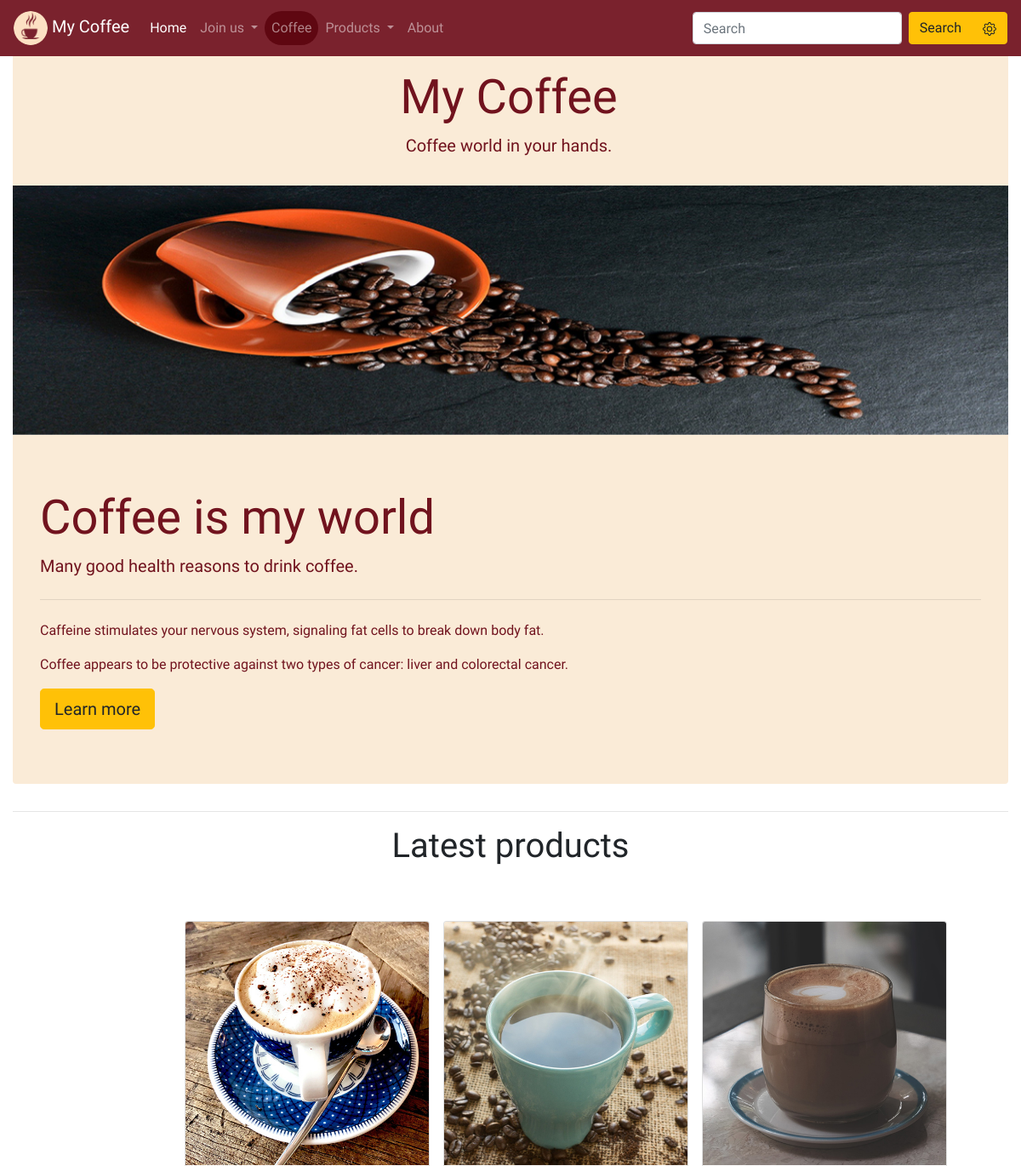
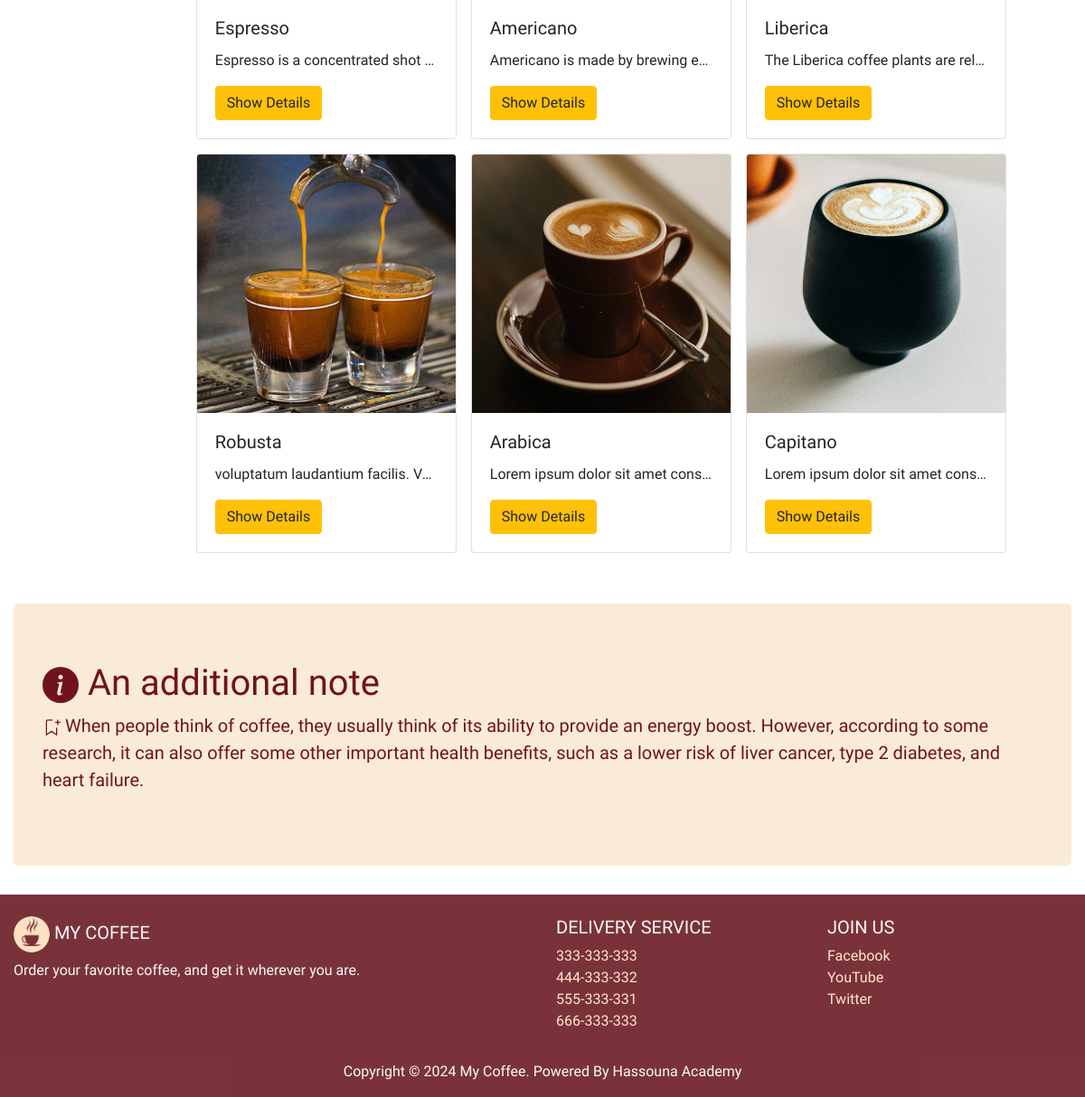
The page / on the database its author committed (2 pictures, top to bottom).
### products/models.py (models this page shows, shortened)
class Product (models.Model):
    name = models.CharField(max_length = 50)
    description = models.TextField()
    price = models.DecimalField(max_digits = 6 , decimal_places = 2)
    photo = models.ImageField(upload_to= 'photo/%y/%m/%d')
    is_active = models.BooleanField(default = True)
    publish_date = models.DateTimeField(default = datetime.now)

### pages/views.py (the view)
# urls.py: path('' , views.index , name='Home'),
def index(request):
    context = {
        'products': Product.objects.all().order_by('-publish_date')
    }
    return render(request , 'pages/index.html' , context)

### templates/pages/index.html (shortened to what this page needs)
{% extends 'base.html' %}
{% load static %}
{% block content %}
<div class="container-fluid">
    <section>
      <div class="jumbotron jumbotron-fluid p-3 m-0 text-center" >
        <div class="d-inline-block align-top" >
          <h1 class="display-4">My Coffee</h1>
          <p class="lead" >
            Coffee world in your hands.
          </p>
        </div>
      </div>
    </section>
    <section>
      <div id="carouselMyCoffee" class="carousel slide carousel-fade" data-ride="carousel">
        <div class="carousel-inner">
          <div class="carousel-item active" data-interval="1500">
              <img src="{% static 'img/img1.jpg' %}" class="d-block w-100" alt="...">
          </div>
        </div>
      </div>
    </section>
    <section>
      <div class="jumbotron rounded-bottom">
        <h1 class="display-4">Coffee is my world</h1>
        <p class="lead">Many good health reasons to drink coffee.</p>
        <hr class="my-4">
        <p>Caffeine stimulates your nervous system, signaling fat cells to break down body fat.</p>
        <p>Coffee appears to be protective against two types of cancer: liver and colorectal cancer.</p>
        <a class="btn btn-warning btn-lg" href="#" role="button">Learn more</a>
      </div>
    </section>
    <hr>
    <section>
      <h1 class="text-center">Latest products</h1>
      <div class="container-fluid">
        <div class="row p-5" style="padding-left: 17% !important;">
          {% for product in products|slice:6 %}
          <div>
            <div class="card m-2" style="width: 18rem;">
              <img src="{{product.photo.url}}" class="card-img-top" alt="...">
              <div class="card-body">
                <h5 class="card-title">{{product.name}}</h5>
                <p class="card-text text-truncate">{{product.description}}</p>
                <a href="{% url 'Product' product.id %}" class="btn btn-warning">Show Details</a>
              </div>
            </div>
          </div>
          {% endfor %}
        </div>
      </div>
    </section>
    <section>
      <div class="jumbotron">
        <p class="h1">
          An additional note
        </p>
        <p class="lead">
          When people think of coffee, they usually think of its ability to provide an energy boost. However, according to some research, it can also offer some other important health benefits, such as a lower risk of liver cancer, type 2 diabetes, and heart failure.
        </p>
      </div>
    </section>
  </div>
{% endblock content %}

### templates/base.html (shortened to what this page needs)
{% load static %}
<!DOCTYPE html>
<html lang="en">
<head>
    <link rel="stylesheet" href="{% static 'css/bootstrap.min.css' %}">
    <link rel="stylesheet" href="{% static 'css/style.css' %}">
    <link rel="stylesheet" href="{% static 'css/pretty-checkbox.min.css' %}">
</head>
<body>
    {% include 'parts/nav.html' %}
    {% block content %}
    {% endblock content %}
    {% include 'parts/footer.html' %}
</body>
</html>

### templates/parts/nav.html (shortened to what this page needs)
{% load static %}
    <nav class="navbar navbar-expand-lg navbar-dark navbar-custom fixed-top">
        <a class="navbar-brand" href="{% url 'Home' %}">
            <img src="{% static 'img/mycoffee.png' %}" class="img-brand" alt="My Coffee">
            My Coffee
        </a>
        <div class="collapse navbar-collapse" id="navbarSupportedContent">
            <ul class="navbar-nav mr-auto">
              <li
              {% if '/' == request.path %}
              class="nav-item active"
              {% else %}
              class="nav-item"
              {% endif %}
              >
                  <a class="nav-link" href="{% url 'Home' %}">Home <span class="sr-only">(current)</span></a>
              </li>
              <li
              {% if 'signin' in request.path or 'signup' in request.path or 'profile' in request.path %}
              class="nav-item dropdown active"
              {% else %}
              class="nav-item dropdown"
              {% endif %}
              >
                <a class="nav-link dropdown-toggle" href="#" id="navbarDropdown" role="button" data-toggle="dropdown" aria-haspopup="true" aria-expanded="false">
                  {% if user.is_authenticated %}
                  welcome
                  {% else %}
                  Join us
                  {% endif %}
                </a>
              </li>
              <li
               id="coffee-nav-item">
                  <a class="nav-link" href="{% url 'Coffee' %}">Coffee</a>
              </li>
              <li
              {% if 'products' in request.path or 'cart' in request.path or 'favorits' in request.path %}
              class="nav-item dropdown active"
              {% else %}
              class="nav-item dropdown"
              {% endif %}
              >
                <a class="nav-link dropdown-toggle" href="#" id="navbarDropdown" role="button" data-toggle="dropdown" aria-haspopup="true" aria-expanded="false">
                Products
                </a>
              </li>
              <li
              {% if 'about' in request.path %}
              class="nav-item active"
              {% else %}
              class="nav-item"
              {% endif %}
              >
                <a class="nav-link" href="{% url 'About' %}">About</a>
              </li>
            </ul>
            <form class="form-inline my-2 my-lg-0" action="{% url 'Products' %}" method="get">
            <input class="form-control mr-sm-2 remove-outline" type="search" placeholder="Search" aria-label="Search" name="Search">
            <div class="btn-group" role="group">
              <button class="btn btn-warning my-2 my-sm-0" type="submit">Search</button>
              <a href="{% url 'Search' %}" class="btn btn-warning my-2 my-sm-0" type="submit">
              </a>
            </div>
            </form>
        </div>
    </nav>

### templates/parts/footer.html (shortened to what this page needs)
    {% load static %}
    <footer class="pt-4 navbar-custom text-light">
        <div class="container-fluid text-center text-md-left">
          <div class="row">
            <div class="col-md-6 mt-md-0 mt-3">
              <h5 class="text-uppercase">
                <img src="{% static 'img/mycoffee.png' %}" class="img-brand" alt="My Coffee">
                My Coffee
              </h5>
              <p>Order your favorite coffee, and get it wherever you are.</p>
            </div>
            <div class="col-md-3 mb-md-0 mb-3">
              <h5 class="text-uppercase">Delivery Service</h5>
              <ul class="list-unstyled">
                <li><a href="tel:333333333">333-333-333</a></li>
                <li><a href="tel:444333332">444-333-332</a></li>
                <li><a href="tel:555333331">555-333-331</a></li>
                <li><a href="tel:666333333">666-333-333</a></li>
              </ul>
            </div>
            <div class="col-md-3 mb-md-0 mb-3">
              <h5 class="text-uppercase">Join Us</h5>
              <ul class="list-unstyled">
                <li><a href="#">Facebook</a></li>
                <li><a href="#">YouTube</a></li>
                <li><a href="#">Twitter</a></li>
              </ul>
            </div>
          </div>
        </div>
        <div class="text-center py-3">
          Copyright &copy; <span class="year">2019</span> My Coffee. Powered By Hassouna Academy
        </div>
      </footer>

### project/static/css/style.css (style rules this page uses)
html, body { height: 100%; width: 100%; }
a { color: rgb(255, 231, 204) ; }
body { font-family: 'Merienda', cursive; padding-top:65px; }
.img-brand { width:40px; height:40px; transition: 0.5s; border-radius: 20px; }
.navbar-brand { font-family: 'Gloria Hallelujah', cursive; transition: 0.5s; }
.navbar-custom { transition:0.5s; background-color: #5A020Cce; }
.navbar li { transition: 0.5s; }
#coffee-nav-item { background-color:#5A020Cce; border-radius: 25px; }
.carousel-inner img { width: 100%; height: 100%; }
.jumbotron { background-color: antiquewhite; color: #71131E; }
.rounded-bottom { border-top-left-radius: 0 !important; border-top-right-radius: 0 !important; }

### rows shown on the page
Product: photo (picture), name "Espresso", description "Espresso is a concentrated shot…"
Product: photo (picture), name "Americano", description "Americano is made by brewing e…"
Product: photo (picture), name "Liberica", description "The Liberica coffee plants are rel…"
Product: photo (picture), name "Robusta", description "voluptatum laudantium facilis. V…"
Product: photo (picture), name "Arabica", description "Lorem ipsum dolor sit amet cons…"
Product: photo (picture), name "Capitano", description "Lorem ipsum dolor sit amet cons…"
